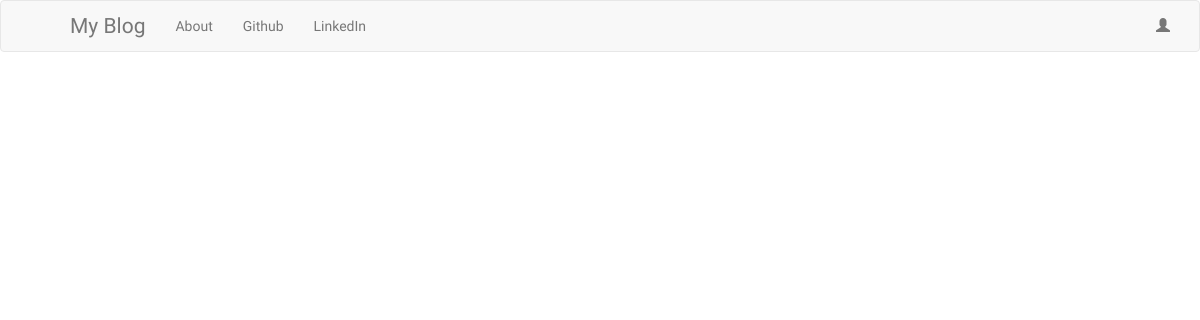
The app's page /, older data.
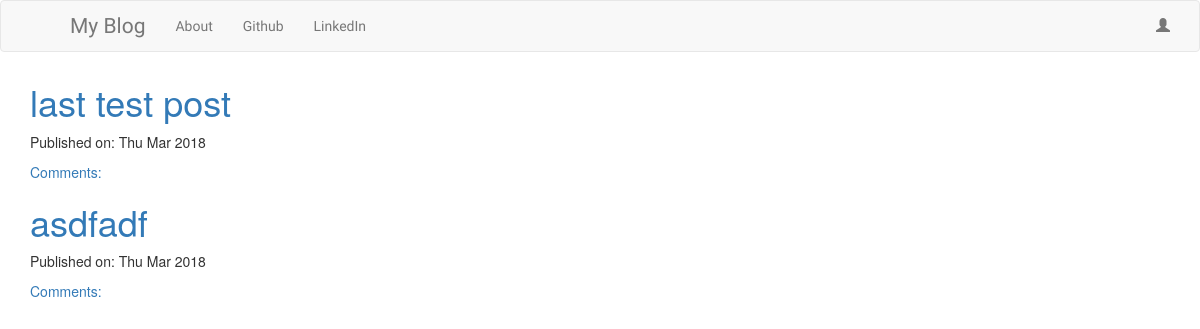
The same page, newer data.
### blog/models.py (models this page shows, shortened)
class Post(models.Model):
    author = models.ForeignKey('auth.User', on_delete=models.CASCADE)
    title = models.CharField(max_length=200)
    text = models.TextField()
    create_date = models.DateTimeField(default=timezone.now)
    published_date = models.DateTimeField(blank=True, null=True)

### blog/views.py (the view)
# urls.py: url(r'^$',views.PostListView.as_view(),name='post_list'),
class PostListView(ListView):
    model = Post
    def get_queryset(self):
        return Post.objects.filter(published_date__lte=timezone.now()).order_by('-published_date')

### blog/templates/blog/post_list.html
{% extends "blog/base.html" %}
{% block content %}
    <div class="centerstage">
        {% for post in post_list %}
            <div class="post">
                <h1><a href="{% url 'post_detail' pk=post.pk %}">{{ post.title }}</a></h1>
                <div class="date">
                    <p>Published on: {{post.published_date|date:"D M Y"}}</p>
                </div>
                <a href="{% url 'post_detail' pk=post.pk %}">Comments: {{ post.approve_comments.count }}</a>
            </div>
        {% endfor %}
    </div>
{% endblock %}

### blog/templates/blog/base.html (shortened to what this page needs)
<!DOCTYPE html>
{% load staticfiles %}
<html>
    <head>
        <link rel="stylesheet" href="https://maxcdn.bootstrapcdn.com/bootstrap/3.3.7/css/bootstrap.min.css">
        <link rel="stylesheet" href="//cdn.jsdelivr.net/npm/medium-editor@latest/dist/css/medium-editor.min.css" type="text/css" media="screen" charset="utf-8">
        <link rel="stylesheet" href="{% static 'css/blog.css' %}">
    </head>
    <body class="loader">
        <nav class="navbar navbar-default techfont custom-navbar">
            <div class="container">
                <ul>
                    <ul class="nav navbar-nav">
                        <li><a class="navbar-brand bigbrand" href="{% url 'post_list' %}">My Blog</a></li>
                        <li><a href="{% url 'about' %}">About</a></li>
                        <li><a href="https://www.github.com">Github</a></li>
                        <li><a href="https://www.linkedin.com">LinkedIn</a></li>
                    </ul>
                    <ul class="nav navbar-nav navbar-right">
                        {% if user.is_authenticated %}
                            <li><a href="{% url 'post_new' %}">New Post</a></li>
                            <li><a href="{% url 'post_draft_list' %}">Drafts</a></li>
                            <li><a href="{% url 'logout' %}">Logout</a></li>
                            <li><a>Welcome, {{user.username}}</a></li>
                        {% else %}
                            <li><a href="{% url 'login' %}"><span class='glyphicon glyphicon-user'></span></a></li>
                        {% endif %}
                    </ul>
                </ul>
            </div>
        </nav>
        <div class="content container">
            <div class="row">
                <div class="col-md-8">
                    <div class="blog_posts">
                        {% block content %}
                        {% endblock %}
                    </div>
                </div>
            </div>
        </div>
    </body>
</html>

### blog/static/css/blog.css (style rules this page uses)
.techfont { font-family: 'Russo One', sans-serif; font-size: 1.5 em; margin-bottom: 10px; }
.bigbrand { font-size:1.5em; }
.centerstage { margin-left:auto; margin-right:auto; }
.bigbrand { font-size: 1.5em; }
.loader { filter:hue-rotate(0deg); color:linear-gradient(45deg,#0f8,#08f); animation:hue 10000ms infinite linear; }

Row changes from the older to the newer data that the page shows:
added Post: title "last test post", published_date "Thu Mar 2018"
added Post: title "asdfadf", published_date "Thu Mar 2018"
